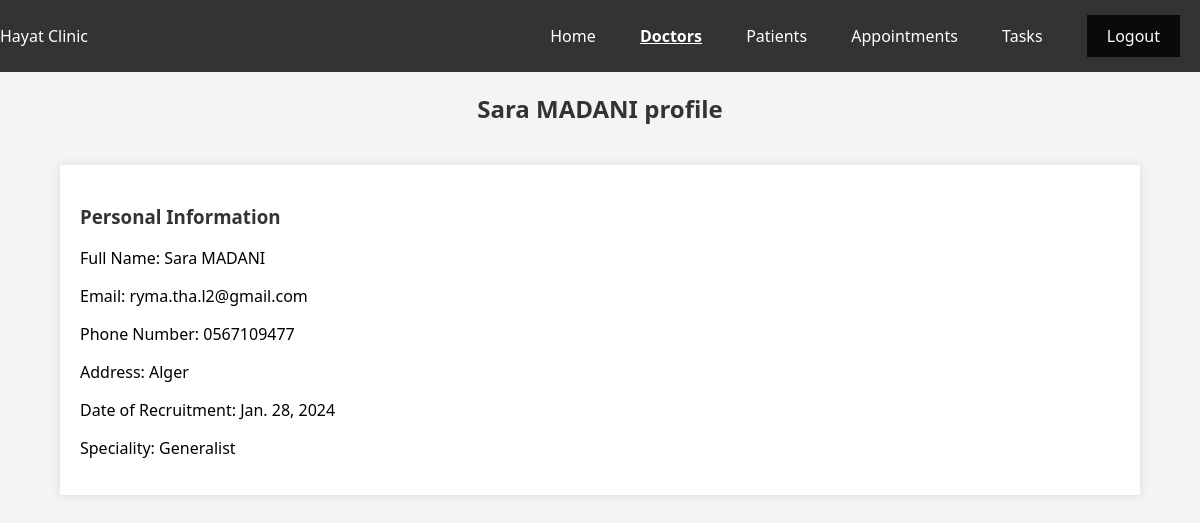
Screenshot of /project/admin/doctors/42/ (signed in) with the database file from the repository.
### Project/models.py (models this page shows, shortened)
class Doctor(models.Model):
    did = models.AutoField(primary_key=True)
    user = models.OneToOneField(User, on_delete=models.CASCADE)
    SPECIALITY_CHOICES = [
        ("GENERALIST", "Generalist"),
        ("CARDIO", "Cardiologist"),
        ("DERM", "Dermatologist"),
        ("NEURO", "Neurologist"),
        ("ORTHO", "Orthopedic Surgeon"),
        ("ENT", "Otolaryngologist (ENT Specialist)"),
        ("PEDI", "Pediatrician"),
        ("PSYCH", "Psychiatrist"),
    ]
    phone_number = models.CharField(max_length=15, null=False, blank=False)
    address = models.TextField(null=False, blank=False)
    date_recruitment = models.DateField(null=False, blank=False)
    speciality = models.CharField(max_length=10, choices=SPECIALITY_CHOICES, null=False, blank=False)

### Project/views.py (the view)
# urls.py: path('admin/doctors/<int:user_id>/', views.doctor_profile_admin, name='doctor_profile_admin'),
@staff_member_required
@login_required
def doctor_profile_admin(request, user_id):
    user = get_object_or_404(User, id=user_id)
    doctor = get_object_or_404(Doctor, user=user)
    context = {
        'user': user,
        'doctor': doctor,
    }
    return render(request, 'doctor_profile_admin.html', context)

### Project/templates/doctor_profile_admin.html (shortened to what this page needs)
<!DOCTYPE html>
<html lang="en">
  <head>
  </head>
  <body>
    <nav>
      <span>Hayat Clinic</span>
      <div>
        <a href="{% url 'admin_home' %}">Home</a>
        <a
          href="{% url 'admin_doctors' %}"
          style="text-decoration: underline; font-weight: bold"
          >Doctors</a
        >
        <a href="{% url 'admin_patients' %}">Patients</a>
        <a href="{% url 'admin_appointments' %}">Appointments</a>
        <a href="{% url 'admin_tasks' %}">Tasks</a>
        <a class="logout" href="{% url 'logout' %}">Logout</a>
      </div>
    </nav>
    <h2>{{ doctor.user.get_full_name }} profile</h2>
    <div class="info-container">
      <div class="info-box">
        <h3>Personal Information</h3>
        <p>Full Name: {{ doctor.user.get_full_name }}</p>
        <p>Email: {{ doctor.user.email }}</p>
        <p>Phone Number: {{ doctor.phone_number }}</p>
        <p>Address: {{ doctor.address }}</p>
        <p>Date of Recruitment: {{ doctor.date_recruitment }}</p>
        <p>Speciality: {{ doctor.get_speciality_display }}</p>
      </div>
    </div>
  </body>
</html>

### Project/templates/doctor_profile_admin.html (style rules this page uses)
body { font-family: "Segoe UI", Tahoma, Geneva, Verdana, sans-serif; background-color: #f4f4f4; margin: 0; padding: 0; display: flex; flex-direction: column; align-items: center; }
nav { background-color: #333; color: white; padding: 10px; display: flex; justify-content: space-between; align-items: center; width: 100%; top: 0; left: 0; }
nav a { color: white; text-decoration: none; margin: 5px 20px; }
.logout { display: inline-block; background-color: #0b0a0a; padding: 10px 20px; }
h2 { color: #333; }
.info-container { width: 90%; margin-top: 20px; }
.info-box { background-color: #fff; box-shadow: 0 0 10px rgba(0, 0, 0, 0.1); padding: 20px; margin-bottom: 20px; }
h3 { color: #333; }

### rows the page displays
Doctor: user.get_full_name "Sara MADANI", user.email "ryma.tha.l2@gmail.com", phone_number "0567109477", address "Alger", date_recruitment "Jan. 28, 2024", speciality "Generalist"
